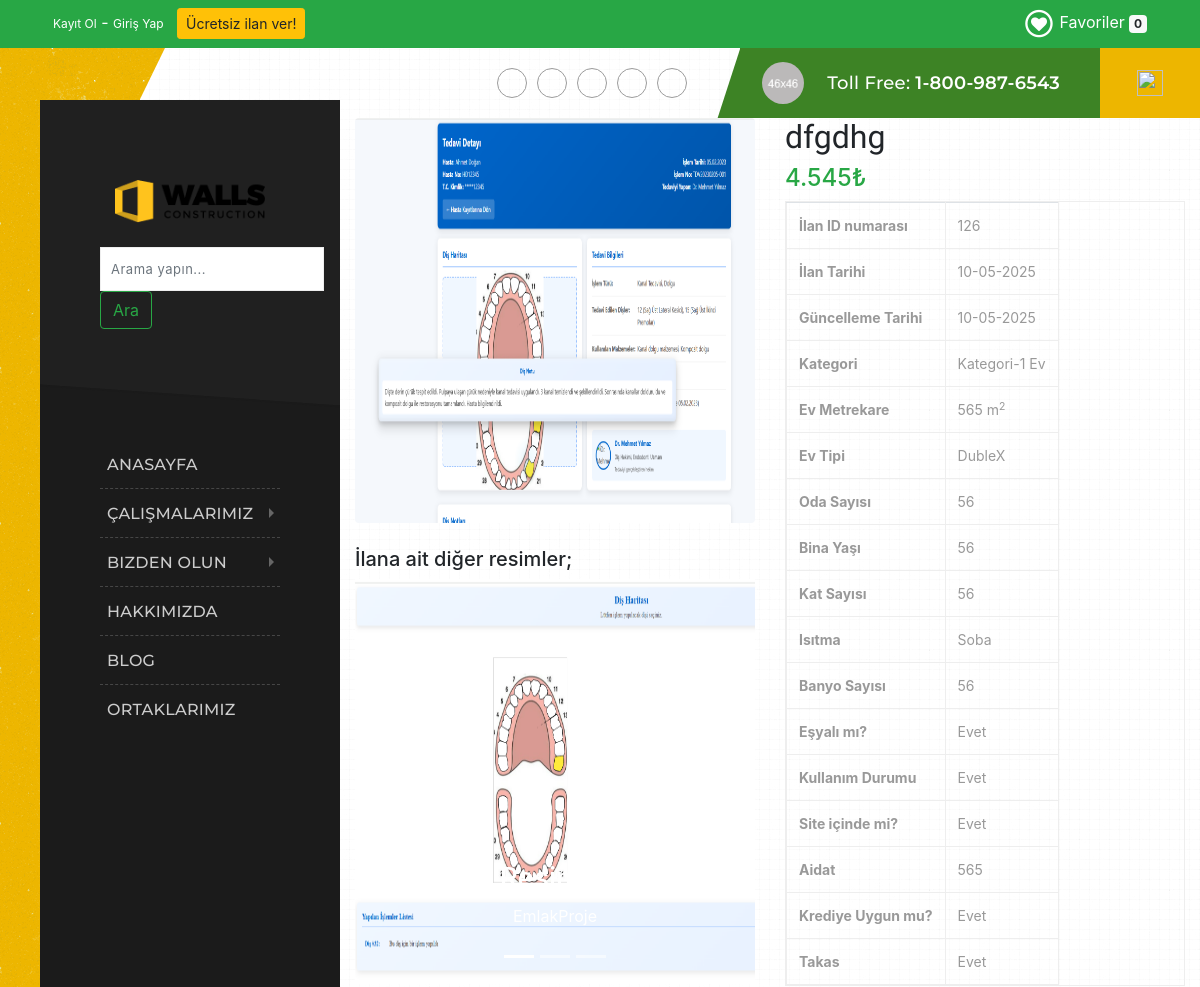
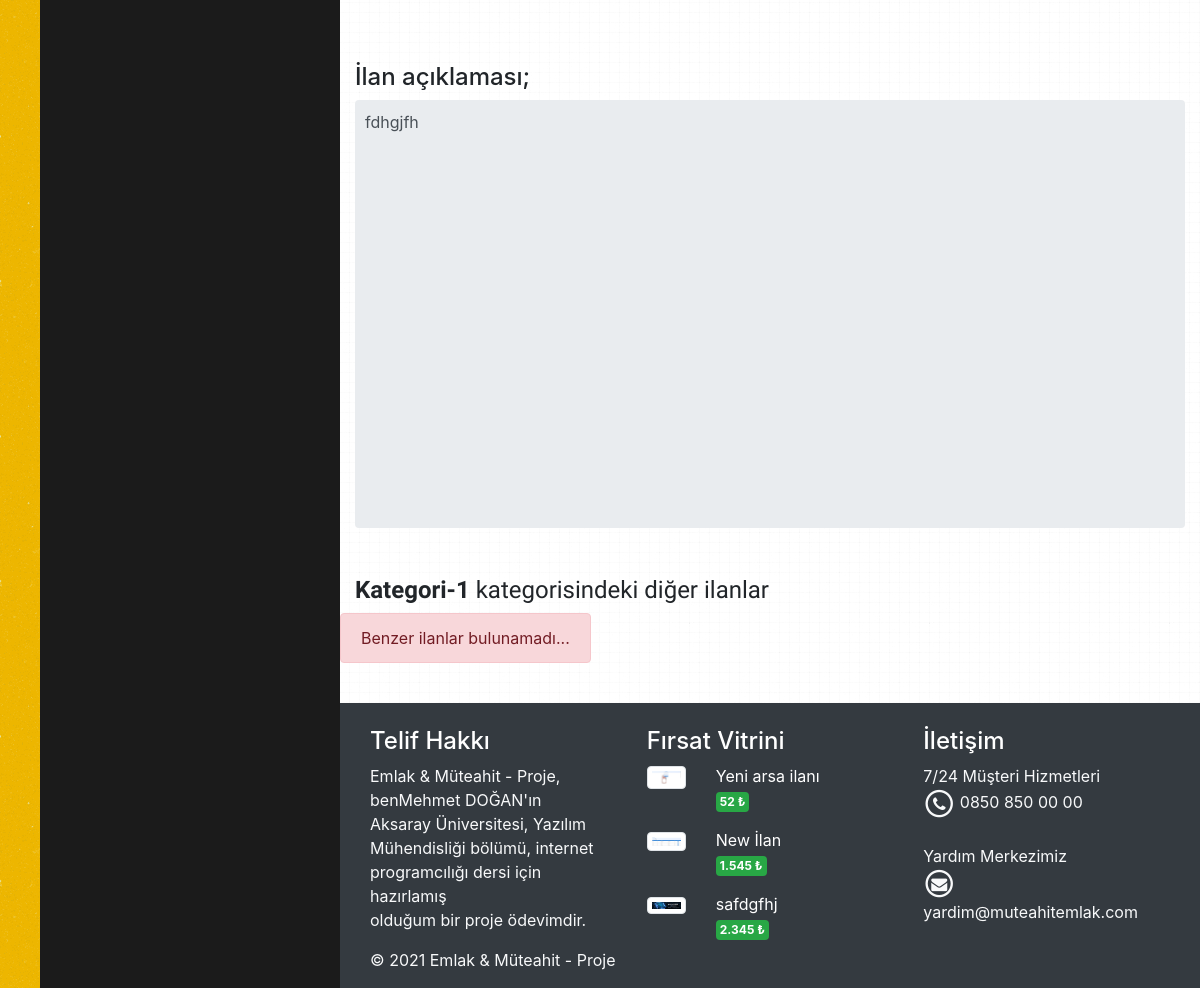
The app's page /projedetay.php?id=126 with its own data (2 pictures, top to bottom).
### tables this page shows
CREATE TABLE `logo` (
  `logo_id` int NOT NULL AUTO_INCREMENT,
  `logo_aciklama` varchar(50) NOT NULL,
  `logo_baglanti` varchar(500) NOT NULL,
  `logo_k_durum` int NOT NULL,
  PRIMARY KEY (`logo_id`)
);

CREATE TABLE `projeler` (
  `id` int NOT NULL AUTO_INCREMENT,
  `urunadi` varchar(128) NOT NULL,
  `il_id` int NOT NULL,
  `ilce_id` int NOT NULL,
  `evarsa_id` int NOT NULL,
  `aciklama` text NOT NULL,
  `fiyat` double NOT NULL,
  `giris_tarihi` datetime NOT NULL,
  `dzltm_tarihi` timestamp NOT NULL DEFAULT CURRENT_TIMESTAMP ON UPDATE CURRENT_TIMESTAMP,
  `resim` varchar(128) DEFAULT NULL,
  `resim_iki` varchar(128) NOT NULL,
  `resim_uc` varchar(128) NOT NULL,
  `resim_dort` varchar(128) NOT NULL,
  `kategori_id` int DEFAULT NULL,
  `onay` varchar(1) NOT NULL DEFAULT '0',
  PRIMARY KEY (`id`),
  KEY `fk_kategori_id` (`kategori_id`),
  KEY `fk_evarsa_id` (`evarsa_id`),
  KEY `fk_il_id` (`il_id`),
  KEY `fk_ilce_id` (`ilce_id`)
);

CREATE TABLE `projeler_kategoriler` (
  `id` int NOT NULL AUTO_INCREMENT,
  `kategoriadi` varchar(128) NOT NULL,
  `aciklama` text NOT NULL,
  PRIMARY KEY (`id`)
);

CREATE TABLE `evbilgi` (
  `id` int NOT NULL AUTO_INCREMENT,
  `ev_urun_id` int NOT NULL,
  `ev_tipi` varchar(50) NOT NULL,
  `ev_metrekare` varchar(50) NOT NULL,
  `oda_sayisi` varchar(50) NOT NULL,
  `bina_yasi` varchar(50) NOT NULL,
  `kat_sayisi` varchar(50) NOT NULL,
  `isitma` varchar(50) NOT NULL,
  `banyo_sayisi` varchar(50) NOT NULL,
  `esyali` varchar(50) NOT NULL,
  `kullanim_durumu` varchar(50) NOT NULL,
  `site_icinde` varchar(50) NOT NULL,
  `aidat` varchar(50) NOT NULL,
  `ev_krediye_uygun` varchar(50) NOT NULL,
  `ev_kimden` varchar(50) NOT NULL,
  `ev_takas` varchar(50) NOT NULL,
  PRIMARY KEY (`id`),
  KEY `fk_urun_id` (`ev_urun_id`)
);

CREATE TABLE `urunler` (
  `id` int NOT NULL AUTO_INCREMENT,
  `urunadi` varchar(128) NOT NULL,
  `il_id` int NOT NULL,
  `ilce_id` int NOT NULL,
  `evarsa_id` int NOT NULL,
  `aciklama` text NOT NULL,
  `fiyat` double NOT NULL,
  `giris_tarihi` datetime NOT NULL,
  `dzltm_tarihi` timestamp NOT NULL DEFAULT CURRENT_TIMESTAMP ON UPDATE CURRENT_TIMESTAMP,
  `resim` varchar(128) DEFAULT NULL,
  `resim_iki` varchar(128) NOT NULL,
  `resim_uc` varchar(128) NOT NULL,
  `resim_dort` varchar(128) NOT NULL,
  `kategori_id` int DEFAULT NULL,
  `onay` varchar(1) NOT NULL DEFAULT '0',
  PRIMARY KEY (`id`),
  KEY `fk_kategori_id` (`kategori_id`),
  KEY `fk_evarsa_id` (`evarsa_id`),
  KEY `fk_il_id` (`il_id`),
  KEY `fk_ilce_id` (`ilce_id`),
  CONSTRAINT `fk_kategori_id` FOREIGN KEY (`kategori_id`) REFERENCES `kategoriler` (`id`)
);

### projedetay.php (the view, shortened to what the rows shown need)
<?php include "header.php"; ?>
<?php
$id = isset($_GET['id']) ? $_GET['id'] : die('HATA: Kayıt bulunamadı.');
include 'config/vtabani.php';
try {
	$sorgu = "SELECT projeler.id, projeler.urunadi, projeler.aciklama, projeler.fiyat, projeler.giris_tarihi, projeler.dzltm_tarihi,
projeler.resim, projeler.resim_iki, projeler.resim_uc, projeler.resim_dort, projeler.evarsa_id, projeler_kategoriler.kategoriadi, evbilgi.ev_tipi, evbilgi.ev_metrekare, evbilgi.oda_sayisi,
	evbilgi.bina_yasi, evbilgi.kat_sayisi, evbilgi.isitma, evbilgi.banyo_sayisi, evbilgi.esyali, evbilgi.kullanim_durumu,
	evbilgi.site_icinde, evbilgi.aidat, evbilgi.ev_krediye_uygun, evbilgi.ev_kimden, evbilgi.ev_takas,
	arsabilgi.imar_durumu, arsabilgi.arsa_metrekare, arsabilgi.metrekare_fiyat, arsabilgi.ada_no, arsabilgi.parsel_no,
	arsabilgi.pafta_no, arsabilgi.emsal, arsabilgi.tapu_durumu, arsabilgi.kat_karsiligi, arsabilgi.arsa_krediye_uygun, arsabilgi.arsa_kimden, arsabilgi.arsa_takas
FROM projeler
LEFT JOIN projeler_kategoriler ON projeler.kategori_id = projeler_kategoriler.id
LEFT JOIN evbilgi ON projeler.id = evbilgi.ev_urun_id
LEFT JOIN arsabilgi ON projeler.id = arsabilgi.arsa_urun_id
 WHERE projeler.id = ?";
	$stmt = $con->prepare($sorgu);
	$stmt->bindParam(1, $id);
	$stmt->execute();
	$kayit = $stmt->fetch(PDO::FETCH_ASSOC);
	$favori_icin_id = $kayit['id'];
	extract($kayit);
	try {
		$sorgu = "SELECT id, adsoyad, tel_no FROM kullanicilar WHERE id='" . $arsa_kimden . "' OR id='" . $ev_kimden . "'";
		$stmt = $con->prepare($sorgu);
		$stmt->execute();
	}
	catch (PDOException $exception) {
		die('HATA: ' . $exception->getMessage());
	}
}
catch (PDOException $exception) {
	die('HATA: ' . $exception->getMessage());
}
?>
<div class="container mt-4 mb-4">
	<div class="row">
		<div class="col-md-6">
			<?php echo $resim ? "<img src='content/images/{$resim}' alt='{$urunadi}' style='width:100%;height:405px;' class='img-fluid rounded' />" : "<img src='content/images/gorsel-yok.jpg' style='width:100%;height:405px;' class='card-img-top' />"; ?>
			<br /><br />
			<h5>İlana ait diğer resimler;</h5>
			<?php
			try {
				$sorgu = "SELECT resim_iki FROM projeler WHERE resim='{$resim}' LIMIT 0,1";
				$stmt = $con->prepare($sorgu);
				$stmt->execute();
				$sorgu2 = "SELECT resim_uc FROM projeler WHERE resim='{$resim}' LIMIT 0,1";
				$stmt2 = $con->prepare($sorgu2);
				$stmt2->execute();
				$sorgu3 = "SELECT resim_dort FROM projeler WHERE resim='{$resim}' LIMIT 0,1";
				$stmt3 = $con->prepare($sorgu3);
				$stmt3->execute();
				$sayi = $stmt->rowCount() + $stmt2->rowCount() + $stmt3->rowCount();
				$sayi1 = $stmt->rowCount();
			}
			catch (PDOException $exception) {
				die('HATA: ' . $exception->getMessage());
			}
			if ($sayi > 0) {
			?>
				<div id="carouselExampleIndicators" class="carousel slide d-none d-sm-block" dataride="carousel">
					<ol class="carousel-indicators">
					</ol>
					<div class="carousel-inner">
						<?php
						if ($sayi1 > 0) {
							while ($kayit = $stmt->fetch(PDO::FETCH_ASSOC)) {
								extract($kayit);
						?>
								<div class="carousel-item active">
									<?php echo $resim_iki ? "<img src='content/images/{$resim_iki}' alt='{$urunadi}' style='width:100%;height:405px;' class='d-block w-100' />" : "<img src='content/images/gorsel-yok.jpg' style='width:100%;height:405px;' class='card-img-top' />"; ?>
									<div class="carousel-caption d-none d-md-block">
										<h3><?php echo "Resim-2"; ?></h3>
										<p><?php echo "EmlakProje"; ?></p>
									</div>
								</div>
							<?php
							}
						}
							?>
					</div>
					<a class="carousel-control-prev" href="#carouselExampleIndicators" role="button" data-slide="prev">
					</a>
					<a class="carousel-control-next" href="#carouselExampleIndicators" role="button" data-slide="next">
					</a>
				</div>
			<?php
			}
			else {
				echo "<div class='alert alert-danger'>HATA: İlana ait diğer resimler eklenmemiş veya gösterilemiyor...</div>";
			}
			?>
		</div>
		<div class="col-md-6">
			<h2 class="baslik"><?php echo $urunadi; ?></h2>
			<div class="text-success pull-left">
				<h4><?php echo number_format($fiyat, 0, ',', '.') ?>&#8378;</h4>
			</div>
			<table class="table table-hover table-responsive" style="font-size:14px;">
				<tr>
					<td>
						<b>İlan ID numarası</b>
					</td>
					<td>
						<?php echo $favori_icin_id; ?>
					</td>
				</tr>
				<tr>
					<td>
						<b>İlan Tarihi</b>
					</td>
					<td>
						<?php
						echo substr($giris_tarihi, '8', '2') . "-";
						echo substr($giris_tarihi, '5', '2') . "-";
						echo substr($giris_tarihi, '0', '4');
						?>
					</td>
				</tr>
				<tr>
					<td><b>Güncelleme Tarihi</b></td>
					<td>
						<?php
						echo substr($dzltm_tarihi, '8', '2') . "-";
						echo substr($dzltm_tarihi, '5', '2') . "-";
						echo substr($dzltm_tarihi, '0', '4');
						?>
					</td>
				</tr>
				<tr>
					<td>
						<b>Kategori</b>
					</td>
					<td>
						<?php
						echo $kategoriadi . " ";
						if ($evarsa_id == "3") {
							echo "Ev";
						} else if ($evarsa_id == "2") {
							echo "Arsa";
						};
						?>
					</td>
				</tr>
				<?php if ($evarsa_id == "3") { ?>
					<tr>
						<td>
							<b>Ev Metrekare</b>
						</td>
						<td>
							<?php
							echo $ev_metrekare . " m<sup>2</sup>";
							?>
						</td>
					</tr>
					<tr>
						<td>
							<b>Ev Tipi</b>
						</td>
						<td <?php if ($ev_tipi == "Apartman Dairesi") {
								echo "colspan='2'";
							} ?>>
							<?php
							echo $ev_tipi;
							?>
						</td>
					</tr>
					<tr>
						<td>
							<b>Oda Sayısı</b>
						</td>
						<td>
							<?php
							echo $oda_sayisi;
							?>
						</td>
					</tr>
					<tr>
						<td>
							<b>Bina Yaşı</b>
						</td>
						<td>
							<?php
							echo $bina_yasi;
							?>
						</td>
					</tr>
					<tr>
						<td>
							<b>Kat Sayısı</b>
						</td>
						<td>
							<?php
							echo $kat_sayisi;
							?>
						</td>
					</tr>
					<tr>
						<td>
							<b>Isıtma</b>
						</td>
						<td>
							<?php
							echo $isitma;
							?>
						</td>
					</tr>
					<tr>
						<td>
							<b>Banyo Sayısı</b>
						</td>
						<td>
							<?php
							echo $banyo_sayisi;
							?>
						</td>
					</tr>
					<tr>
						<td>
							<b>Eşyalı mı?</b>
						</td>
						<td>
							<?php
							echo $esyali;
							?>
						</td>
					</tr>
					<tr>
						<td>
							<b>Kullanım Durumu</b>
						</td>
						<td>
							<?php
							echo $kullanim_durumu;
							?>
						</td>
					</tr>
					<tr>
						<td>
							<b>Site içinde mi?</b>
						</td>
						<td>
							<?php
							echo $site_icinde;
							?>
						</td>
					</tr>
					<tr>
						<td>
							<b>Aidat</b>
						</td>
						<td>
							<?php
							echo $aidat;
							?>
						</td>
					</tr>
					<tr>
						<td>
							<b>Krediye Uygun mu?</b>
						</td>
						<td>
							<?php
							echo $ev_krediye_uygun;
							?>
						</td>
					</tr>
					<tr>
						<td>
							<b>Takas</b>
						</td>
						<td>
							<?php
							echo $ev_takas;
							?>
						</td>
					</tr>
				<?php } else if ($evarsa_id == "2") { ?>
					<tr>
						<td>
							<b>İmar Durumu</b>
						</td>
						<td>
							<?php
							echo $imar_durumu;
							?>
						</td>
					</tr>
					<tr>
						<td>
							<b>Metrekare</b>
						</td>
						<td>
							<?php
							echo $arsa_metrekare . " m<sup>2</sup>";
							?>
						</td>
					</tr>
					<tr>
						<td>
							<b>Metrekare Fiyatı</b>
						</td>
						<td>
							<?php
							echo $metrekare_fiyat . " &#8378;";
							?>
						</td>
					</tr>
					<tr>
						<td>
							<b>Ada No</b>
						</td>
						<td>
							<?php
							echo $ada_no;
							?>
						</td>
					</tr>
					<tr>
						<td>
							<b>Parsel No</b>
						</td>
						<td>
							<?php
							echo $parsel_no;
							?>
						</td>
					</tr>
					<tr>
						<td>
							<b>Pafta No</b>
						</td>
						<td>
							<?php
							echo $pafta_no;
							?>
						</td>
					</tr>
					<tr>
						<td>
							<b>Emsal</b>
						</td>
						<td>
							<?php
							echo $emsal;
							?>
						</td>
					</tr>
					<tr>
						<td>
							<b>Tapu Durumu</b>
						</td>
						<td>
							<?php
							echo $tapu_durumu;
							?>
						</td>
					</tr>
					<tr>
						<td>
							<b>Kat Karşılığı</b>
						</td>
						<td>
							<?php
							echo $kat_karsiligi;
							?>
						</td>
					</tr>
					<tr>
						<td>
							<b>Krediye Uygun mu?</b>
						</td>
						<td>
							<?php
							echo $arsa_krediye_uygun;
							?>
						</td>
					</tr>
					<tr>
						<td>
							<b>Takas</b>
						</td>
						<td>
							<?php
							echo $arsa_takas;
							?>
						</td>
					</tr>
				<?php } ?>
			</table>
		</div>
	</div>
	<br /><br />
	<?php echo "<h4>İlan açıklaması;</h4><textarea class='form-control' id='exampleFormControlTextarea1' rows='17' cols='74' style='resize:none;border:none;' readonly='yes'>" . $aciklama . "</textarea>"; ?>
	<?php if ($evarsa_id == "3") {
		$evOarsa = "";
		$evOarsa_id = "3";
	} else if ($evarsa_id == "2") {
		$evOarsa = "Arsa";
		$evOarsa_id = "2";
	} ?>
	<h4 class="baslik mt-5"><b><?php echo $kategoriadi . " " . $evOarsa; ?></b> kategorisindeki diğer ilanlar</h2>
		<div class="row">
			<?php
			include 'config/vtabani.php';
			$sorgu = 'SELECT projeler.id, projeler.urunadi, projeler.aciklama, projeler.fiyat, projeler.resim, projeler_kategoriler.kategoriadi, il.sehir, ilce.ilce
 FROM projeler
 LEFT JOIN projeler_kategoriler ON projeler.kategori_id = projeler_kategoriler.id
 LEFT JOIN il ON projeler.il_id=il.id
 LEFT JOIN ilce ON projeler.ilce_id=ilce.id
 WHERE projeler.onay="1" AND projeler_kategoriler.kategoriadi="' . $kategoriadi . '" AND projeler.evarsa_id="' . $evOarsa_id . '" AND projeler.id<>"' . $favori_icin_id . '" limit 0,4';
			$stmt = $con->prepare($sorgu);
			$stmt->execute();
			$veri = $stmt->fetchAll(PDO::FETCH_ASSOC);
			foreach ($veri as $kayit) { ?>
			<?php }
			if (empty($veri)) {
			?>
				<div class='alert alert-danger'>Benzer ilanlar bulunamadı...</div>
			<?php
			}
			?>
		</div>
</div>
<?php include "footer.php"; ?>

### header.php (shortened to what the rows shown need)
<?php
include 'config/vtabani.php';
try {
	$sorgu = "SELECT logo_baglanti FROM logo WHERE logo_k_durum=1";
	$stmt = $con->prepare($sorgu);
	$stmt->execute();
	$kayit = $stmt->fetch(PDO::FETCH_ASSOC);
	$logo_baglanti = $kayit['logo_baglanti'];
}
catch (PDOException $exception) {
	die('HATA: ' . $exception->getMessage());
}
?>
<!DOCTYPE html>
<html lang="en">
<head>
	<link rel="stylesheet" type="text/css" href="content/css/fontello.css" />
	<link rel="stylesheet" type="text/css" href="content/css/skeleton.css" />
	<link rel="stylesheet" type="text/css" href="content/css/plugins.css" />
	<link rel="stylesheet" type="text/css" href="content/css/base.css" />
	<link rel="stylesheet" type="text/css" href="content/css/main-header.css" />
	<link rel="stylesheet" href="https://stackpath.bootstrapcdn.com/bootstrap/4.1.3/css/bootstrap.min.css">
	<link rel="stylesheet" href="content/css/font-awesome-4.7.0/css/font-awesome.min.css">
	<link rel="stylesheet" type="text/css" href="content/css/style.css">
</head>
<body>
	<div class="buildify_tm_wrapper_all">
		<div class="buildify_tm_wrapper">
			<div class="buildify_tm_leftpart_wrap">
				<div class="buildify_tm_menubar">
					<div class="menu_logo">
						<a href="index.php">
							<img src="content/images/<?php echo $logo_baglanti; ?>" alt="Logo" style="width:150px; position:relative;">
						</a><br>
					</div>
				</div>
			</div>
			<div class="buildify_tm_rightpart_wrap">
				<div class="buildify_tm_rightpart">
					<div class="buildify_tm_content_wrap">
						<div class="buildify_tm_content">

### footer.php (shortened to what the rows shown need)
<link rel="stylesheet" href="content/css/font-awesome-4.7.0/css/font-awesome.min.css">
<div class="container-fluid bg-dark">
	<div class="container pt-4">
		<div class="row">
			<div class="col-md-4">
				<?php
				include 'config/vtabani.php';
				$sorgu = 'SELECT id, urunadi, fiyat, resim FROM urunler WHERE onay="1" ORDER BY fiyat LIMIT 0,3';
				$stmt = $con->prepare($sorgu);
				$stmt->execute();
				$veri = $stmt->fetchAll(PDO::FETCH_ASSOC);
				foreach ($veri as $kayit) { ?>
					<div class="row mb-3">
						<div class="col-md-3">
							<?php echo $kayit['resim'] ? "<img src='content/images/" . $kayit['resim'] . "' alt='" . $kayit['urunadi'] . "' class='img-fluid
img-thumbnail' />" : "<img src='content/images/gorsel-yok.jpg' class='img-fluid img-thumbnail' />"; ?>
						</div>
						<div class="col-md-9">
							<a href="urundetay.php?id=<?php echo $kayit['id'] ?>" class="link1">
								<p class="firsat"><?php echo $kayit['urunadi'] ?></p>
							</a>
							<span class="badge badge-success p-1">
								<?php echo number_format($kayit['fiyat'], 0, ',', '.'); ?> &#8378;</span>
						</div>
					</div>
				<?php }
				?>
			</div>
		</div>
	</div>
</div>
</body>
</html>

### records on screen
logo: logo_baglanti (picture)
projeler: resim (picture), resim_iki (picture), urunadi "dfgdhg", fiyat "4.545", id "126", giris_tarihi "10", giris_tarihi "05", giris_tarihi "2025", dzltm_tarihi "10", dzltm_tarihi "05", dzltm_tarihi "2025", projeler_kategoriler.kategoriadi "Kategori-1", evbilgi.ev_metrekare "565", evbilgi.ev_tipi "DubleX", evbilgi.oda_sayisi "56", evbilgi.bina_yasi "56", evbilgi.kat_sayisi "56", evbilgi.isitma "Soba", evbilgi.banyo_sayisi "56", evbilgi.esyali "Evet", evbilgi.kullanim_durumu "Evet", evbilgi.site_icinde "Evet", evbilgi.aidat "565", evbilgi.ev_krediye_uygun "Evet", evbilgi.ev_takas "Evet", aciklama "fdhgjfh"
urunler: resim (picture), urunadi "Yeni arsa ilanı", fiyat "52"
urunler: resim (picture), urunadi "New İlan", fiyat "1.545"
urunler: resim (picture), urunadi "safdgfhj", fiyat "2.345"

### other values on screen
$urun_sayisi "0"
